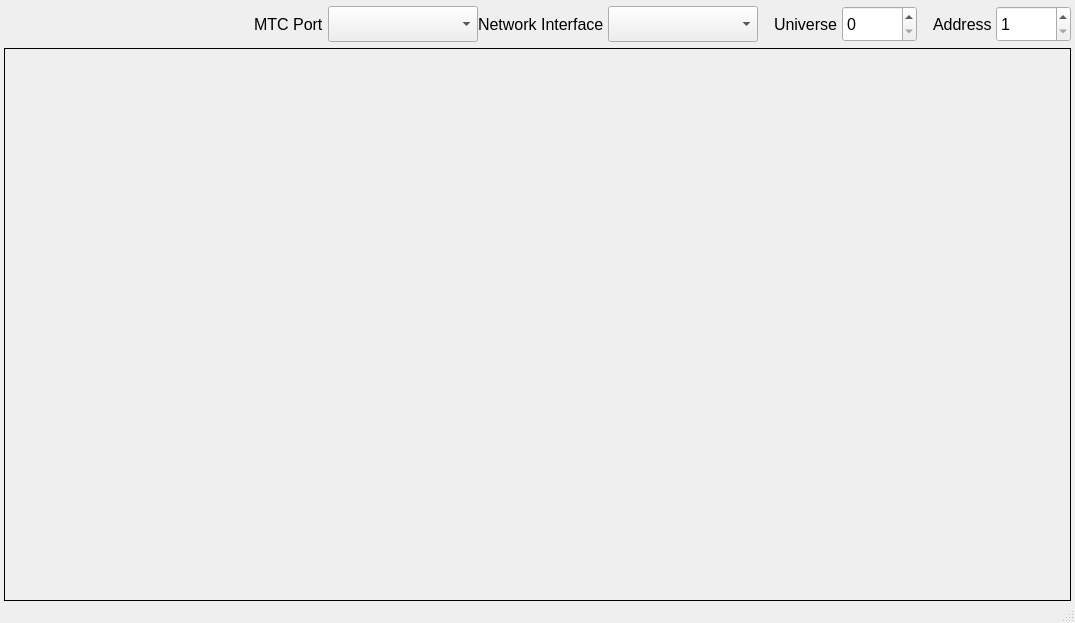
<?xml version="1.0" encoding="UTF-8"?>
<ui version="4.0">
 <class>MainWindow</class>
 <widget class="QMainWindow" name="MainWindow">
  <property name="geometry">
   <rect>
    <x>0</x>
    <y>0</y>
    <width>1044</width>
    <height>623</height>
   </rect>
  </property>
  <property name="windowTitle">
   <string>MainWindow</string>
  </property>
  <widget class="QWidget" name="centralwidget">
   <layout class="QGridLayout" name="gridLayout">
    <property name="leftMargin">
     <number>4</number>
    </property>
    <property name="topMargin">
     <number>0</number>
    </property>
    <property name="rightMargin">
     <number>4</number>
    </property>
    <property name="bottomMargin">
     <number>0</number>
    </property>
    <property name="spacing">
     <number>0</number>
    </property>
    <item row="0" column="0">
     <widget class="QFrame" name="header">
      <property name="maximumSize">
       <size>
        <width>16777215</width>
        <height>48</height>
       </size>
      </property>
      <property name="styleSheet">
       <string notr="true"/>
      </property>
      <property name="frameShape">
       <enum>QFrame::NoFrame</enum>
      </property>
      <property name="frameShadow">
       <enum>QFrame::Plain</enum>
      </property>
      <layout class="QHBoxLayout" name="horizontalLayout">
       <property name="spacing">
        <number>0</number>
       </property>
       <property name="leftMargin">
        <number>0</number>
       </property>
       <property name="topMargin">
        <number>0</number>
       </property>
       <property name="rightMargin">
        <number>0</number>
       </property>
       <property name="bottomMargin">
        <number>0</number>
       </property>
       <item>
        <widget class="QFrame" name="mtc_TimeContainer">
         <property name="sizePolicy">
          <sizepolicy hsizetype="Expanding" vsizetype="Preferred">
           <horstretch>0</horstretch>
           <verstretch>0</verstretch>
          </sizepolicy>
         </property>
         <property name="minimumSize">
          <size>
           <width>250</width>
           <height>0</height>
          </size>
         </property>
         <property name="frameShape">
          <enum>QFrame::NoFrame</enum>
         </property>
         <property name="frameShadow">
          <enum>QFrame::Raised</enum>
         </property>
         <layout class="QGridLayout" name="gridLayout_2">
          <property name="leftMargin">
           <number>6</number>
          </property>
          <property name="topMargin">
           <number>6</number>
          </property>
          <property name="rightMargin">
           <number>6</number>
          </property>
          <property name="bottomMargin">
           <number>6</number>
          </property>
          <property name="spacing">
           <number>0</number>
          </property>
         </layout>
        </widget>
       </item>
       <item>
        <widget class="QLabel" name="label">
         <property name="font">
          <font>
           <pointsize>12</pointsize>
          </font>
         </property>
         <property name="frameShape">
          <enum>QFrame::NoFrame</enum>
         </property>
         <property name="text">
          <string>MTC Port</string>
         </property>
        </widget>
       </item>
       <item>
        <spacer name="horizontalSpacer_3">
         <property name="orientation">
          <enum>Qt::Horizontal</enum>
         </property>
         <property name="sizeType">
          <enum>QSizePolicy::Fixed</enum>
         </property>
         <property name="sizeHint" stdset="0">
          <size>
           <width>4</width>
           <height>20</height>
          </size>
         </property>
        </spacer>
       </item>
       <item>
        <widget class="QComboBox" name="cb_MTC_Port">
         <property name="minimumSize">
          <size>
           <width>150</width>
           <height>36</height>
          </size>
         </property>
         <property name="maximumSize">
          <size>
           <width>250</width>
           <height>16777215</height>
          </size>
         </property>
         <property name="font">
          <font>
           <pointsize>12</pointsize>
          </font>
         </property>
         <property name="currentText">
          <string extracomment="0"/>
         </property>
         <property name="frame">
          <bool>true</bool>
         </property>
        </widget>
       </item>
       <item>
        <spacer name="horizontalSpacer">
         <property name="orientation">
          <enum>Qt::Horizontal</enum>
         </property>
         <property name="sizeType">
          <enum>QSizePolicy::Expanding</enum>
         </property>
         <property name="sizeHint" stdset="0">
          <size>
           <width>16</width>
           <height>20</height>
          </size>
         </property>
        </spacer>
       </item>
       <item>
        <widget class="QLabel" name="label_2">
         <property name="font">
          <font>
           <pointsize>12</pointsize>
          </font>
         </property>
         <property name="frameShape">
          <enum>QFrame::NoFrame</enum>
         </property>
         <property name="text">
          <string>Network Interface</string>
         </property>
        </widget>
       </item>
       <item>
        <spacer name="horizontalSpacer_4">
         <property name="orientation">
          <enum>Qt::Horizontal</enum>
         </property>
         <property name="sizeType">
          <enum>QSizePolicy::Fixed</enum>
         </property>
         <property name="sizeHint" stdset="0">
          <size>
           <width>4</width>
           <height>20</height>
          </size>
         </property>
        </spacer>
       </item>
       <item>
        <widget class="QComboBox" name="cb_Netif">
         <property name="minimumSize">
          <size>
           <width>150</width>
           <height>36</height>
          </size>
         </property>
         <property name="maximumSize">
          <size>
           <width>250</width>
           <height>16777215</height>
          </size>
         </property>
         <property name="font">
          <font>
           <pointsize>12</pointsize>
          </font>
         </property>
        </widget>
       </item>
       <item>
        <spacer name="horizontalSpacer_2">
         <property name="orientation">
          <enum>Qt::Horizontal</enum>
         </property>
         <property name="sizeType">
          <enum>QSizePolicy::Fixed</enum>
         </property>
         <property name="sizeHint" stdset="0">
          <size>
           <width>16</width>
           <height>20</height>
          </size>
         </property>
        </spacer>
       </item>
       <item>
        <widget class="QLabel" name="label_3">
         <property name="font">
          <font>
           <pointsize>12</pointsize>
          </font>
         </property>
         <property name="frameShape">
          <enum>QFrame::NoFrame</enum>
         </property>
         <property name="text">
          <string>Universe</string>
         </property>
        </widget>
       </item>
       <item>
        <spacer name="horizontalSpacer_5">
         <property name="orientation">
          <enum>Qt::Horizontal</enum>
         </property>
         <property name="sizeType">
          <enum>QSizePolicy::Fixed</enum>
         </property>
         <property name="sizeHint" stdset="0">
          <size>
           <width>4</width>
           <height>20</height>
          </size>
         </property>
        </spacer>
       </item>
       <item>
        <widget class="QSpinBox" name="sb_Universe">
         <property name="minimumSize">
          <size>
           <width>75</width>
           <height>36</height>
          </size>
         </property>
         <property name="font">
          <font>
           <pointsize>12</pointsize>
          </font>
         </property>
         <property name="maximum">
          <number>32767</number>
         </property>
        </widget>
       </item>
       <item>
        <spacer name="horizontalSpacer_7">
         <property name="orientation">
          <enum>Qt::Horizontal</enum>
         </property>
         <property name="sizeType">
          <enum>QSizePolicy::Fixed</enum>
         </property>
         <property name="sizeHint" stdset="0">
          <size>
           <width>16</width>
           <height>20</height>
          </size>
         </property>
        </spacer>
       </item>
       <item>
        <widget class="QLabel" name="label_4">
         <property name="font">
          <font>
           <pointsize>12</pointsize>
          </font>
         </property>
         <property name="frameShape">
          <enum>QFrame::NoFrame</enum>
         </property>
         <property name="text">
          <string>Address</string>
         </property>
        </widget>
       </item>
       <item>
        <spacer name="horizontalSpacer_6">
         <property name="orientation">
          <enum>Qt::Horizontal</enum>
         </property>
         <property name="sizeType">
          <enum>QSizePolicy::Fixed</enum>
         </property>
         <property name="sizeHint" stdset="0">
          <size>
           <width>4</width>
           <height>20</height>
          </size>
         </property>
        </spacer>
       </item>
       <item>
        <widget class="QSpinBox" name="sb_Address">
         <property name="minimumSize">
          <size>
           <width>75</width>
           <height>36</height>
          </size>
         </property>
         <property name="font">
          <font>
           <pointsize>12</pointsize>
          </font>
         </property>
         <property name="minimum">
          <number>1</number>
         </property>
         <property name="maximum">
          <number>512</number>
         </property>
        </widget>
       </item>
      </layout>
     </widget>
    </item>
    <item row="1" column="0">
     <widget class="QFrame" name="content">
      <property name="styleSheet">
       <string notr="true"/>
      </property>
      <property name="frameShape">
       <enum>QFrame::Box</enum>
      </property>
      <property name="frameShadow">
       <enum>QFrame::Plain</enum>
      </property>
     </widget>
    </item>
   </layout>
  </widget>
  <widget class="QStatusBar" name="statusbar"/>
  <action name="actionLoad_Project">
   <property name="text">
    <string>Load Project...</string>
   </property>
  </action>
  <action name="actionSave_Project">
   <property name="text">
    <string>Save Project</string>
   </property>
  </action>
  <action name="actionExit">
   <property name="text">
    <string>Exit</string>
   </property>
  </action>
 </widget>
 <resources/>
 <connections/>
</ui>
